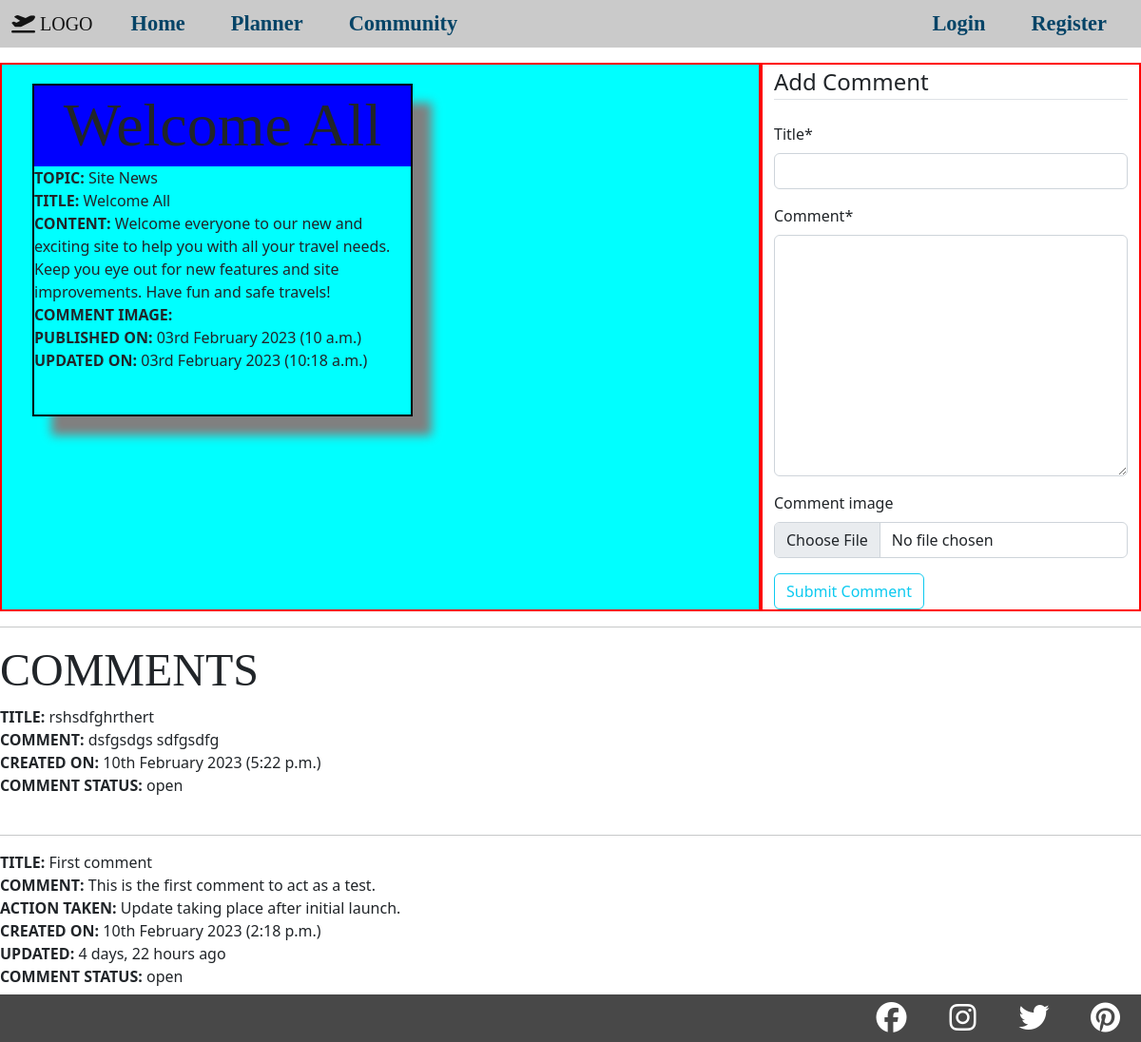
The app's page /updates/1/, older data.
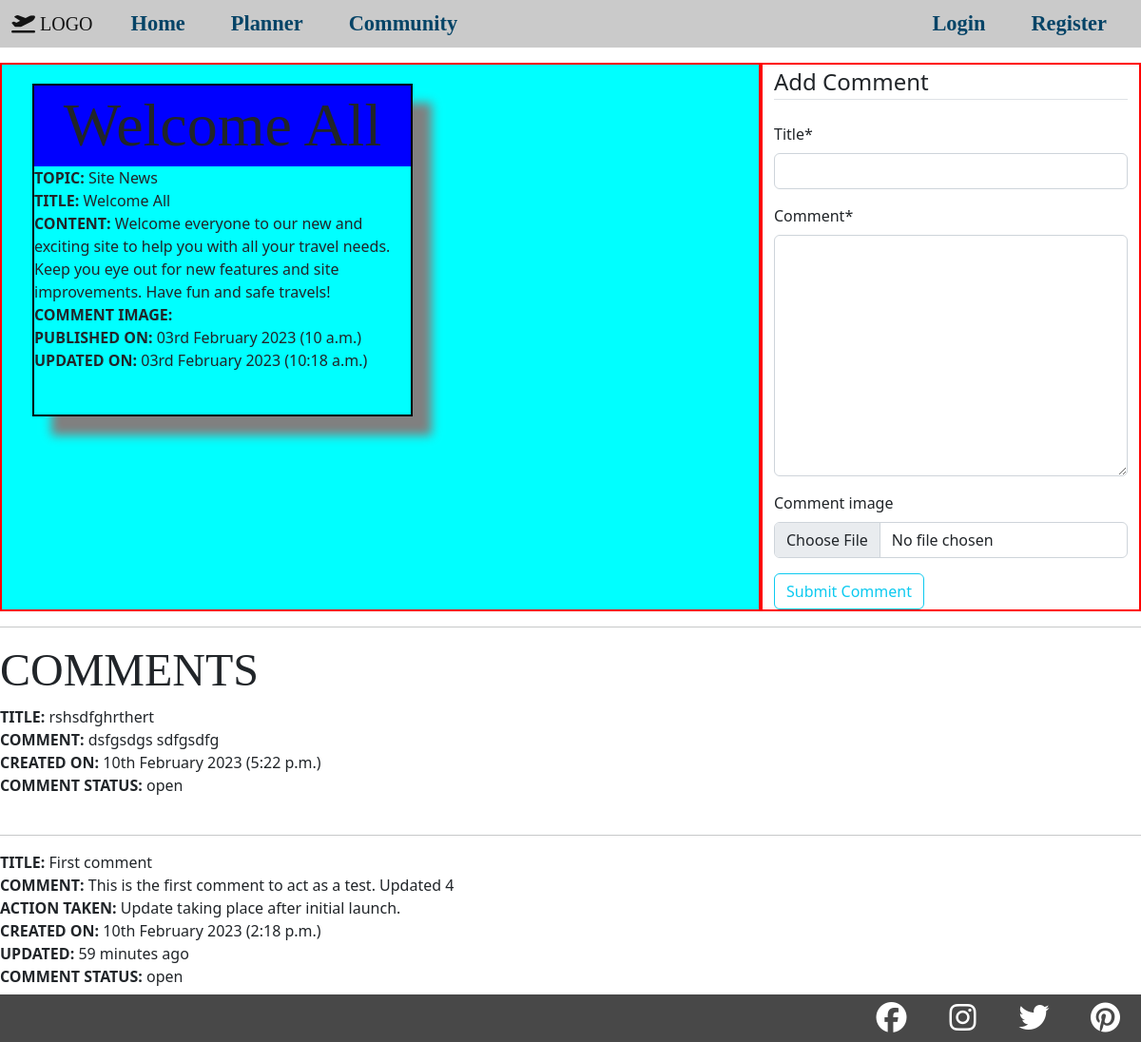
The same page, newer data.
### site_updates/models.py (models this page shows, shortened)
class Update(models.Model):
    topic = models.ForeignKey(UpdateCatagory, on_delete=models.CASCADE)
    title = models.CharField(max_length=100)
    content = models.TextField()
    update_image = models.ImageField(default=None, upload_to='media/update_pics/', blank=True)
    published_on = models.DateTimeField(auto_now_add=True)
    updated_on = models.DateTimeField(auto_now=True)
    status = models.IntegerField(choices=STATUS, default=0)
    class Meta:
        ordering = ('-published_on',)

class UpdateCatagory(models.Model):
    topic_catagory = models.CharField(max_length=100)
    def __str__(self):
        return self.topic_catagory

class UpdateComment(models.Model):
    site_update = models.ForeignKey(Update, on_delete=models.CASCADE)
    author = models.ForeignKey(User, on_delete=models.CASCADE)
    title = models.CharField(max_length=100)
    comment = models.TextField()
    comment_image = models.ImageField(default=None, upload_to='media/comment_pics/', blank=True)
    action_taken = models.TextField(blank=True)
    action_image = models.ImageField(default=None, upload_to='media/comment_pics/', blank=True)
    created_on = models.DateTimeField(auto_now_add=True)
    updated_on = models.DateTimeField(auto_now=True)
    comment_status = models.IntegerField(choices=COMMENT_STATUS, default=0)
    class Meta:
        ordering = ('-created_on',)

### site_updates/views.py (the view, shortened to what this page needs)
# urls.py: path('<int:pk>/', AdminDetailUpdateView.as_view(), name="admin-update-detail"),
class AdminDetailUpdateView(View):
    def get(self, request, pk):
        update_objects = Update.objects.filter(status=1)
        update = get_object_or_404(update_objects, pk=pk)
        comments = UpdateComment.objects.filter(site_update=update)
        for comment in comments:
            a = str(comment.updated_on - comment.created_on)
            if '0:00:00' in a:
                comment.updated_on = None
        return render(
            request,
            "site_updates/admin-update-detail.html",
            {
                "update": update,
                "comments": comments,
                "comment_form": CommentForm()
            }
        )

### site_updates/forms.py
class CommentForm(forms.ModelForm):
    class Meta:
        model = UpdateComment
        fields = ('title', 'comment', 'comment_image')

### site_updates/templates/site_updates/admin-update-detail.html (shortened to what this page needs)
{% extends "home/base.html" %}
{% load crispy_forms_tags %}
{% block content %}
<div class="container-fluid top-div">
    <div class="row">
        <div class="col-12 col-lg-8 test-border info-colour">
            <div class="update-card">
                <div class="update-card-title">
                    <h1 class="m-0 p-1">{{ update.title }}</h1>
                </div>
                <div><strong>TOPIC: </strong>{{ update.topic }}</div>
                <div><strong>TITLE: </strong>{{ update.title }}</div>
                <div><strong>CONTENT: </strong>{{ update.content }}</div>
                {% if update.update_image %}
                    <div><strong>COMMENT IMAGE: </strong><img src="{{ update.update_image.url }}" alt=""></div>
                {% endif %}
                <div><strong>PUBLISHED ON: </strong>{{ update.published_on|date:"dS F Y (P)" }}</div>
                {% if update.updated_on %}
                    <div><strong>UPDATED ON: </strong>{{ update.updated_on|date:"dS F Y (P)" }}</div>
                {% endif %}
            </div>
        </div>
        <div class="col test-border">
            <div class="content-section">
                <form method="POST">
                    <fieldset class="form-group">
                        <legend class="border-bottom mb-4">Add Comment</legend>
                        {{ comment_form|crispy }}
                    </fieldset>
                    <div class="form-group">
                        <button class="btn btn-outline-info" type="submit">Submit Comment</button>
                    </div>
                </form>
            </div>
        </div>
    </div>
</div>
<hr>
<h3>COMMENTS</h3>
{% for comment in comments %}
    <div><strong>TITLE: </strong>{{ comment.title }}</div>
    <div><strong>COMMENT: </strong>{{ comment.comment }}</div>
    {% if comment.action_taken %}
        <div><strong>ACTION TAKEN: </strong>{{ comment.action_taken }}</div>
    {% endif %}
    {% if comment.created_on %}
        <div><strong>CREATED ON: </strong>{{ comment.created_on|date:"dS F Y (P)" }}</div>
    {% endif %}
    {% if comment.updated_on %}
        <div><strong>UPDATED: </strong>{{ comment.updated_on|timesince }} ago</div>
    {% endif %}
    {% if comment.comment_status == 1 %}
        <div><strong>COMMENT STATUS: </strong>closed</div>
    {% else %}
        <div><strong>COMMENT STATUS: </strong>open</div>
    {% endif %}
    <br>
    <hr>
{% endfor %}
{% endblock %}

### home/templates/home/base.html (shortened to what this page needs)
{% load static %}
<!DOCTYPE html>
<html lang="en">
<head>
    <link href="https://cdn.jsdelivr.net/npm/bootstrap@5.2.3/dist/css/bootstrap.min.css" rel="stylesheet">
    <link rel="stylesheet" href="https://cdn.jsdelivr.net/npm/bootstrap-icons@1.10.3/font/bootstrap-icons.css">
    <link rel="stylesheet" href="{% static 'css/main.css' %}">
</head>
<body>
        <section class="navigation">
            <nav class="navbar navbar-expand-lg">
                <div class="container-fluid fixed-top header-grey">
                    <a class="navbar-brand" href="#"><i class="fa-solid fa-plane-departure"></i> LOGO</a>
                    <div class="offcanvas offcanvas-end" data-bs-backdrop="true" tabindex="-1" id="offcanvas" aria-labelledby="offcanvasLabel">
                        <div class="top-box">
                            <div class="offcanvas-body">
                                <div class="navbar-nav mr-auto">
                                    <a class="nav-item nav-link px-lg-4" href="{% url 'travel-home' %}">Home</a>
                                    <a class="nav-item nav-link px-lg-4" href="{% url 'country-map' %}">Planner</a>
                                    <a class="nav-item nav-link px-lg-4" href="#">Community</a>
                                </div>
                                <div class="navbar-nav ms-auto">
                                    {% if user.is_authenticated %}
                                    <a class="nav-item nav-link px-lg-4" href="#">Profile</a>
                                    <a class="nav-item nav-link px-lg-4" href="{% url 'home-logout' %}">Logout</a>
                                    {% else %}
                                    <a class="nav-item nav-link px-lg-4" href="{% url 'home-login' %}">Login</a>
                                    <a class="nav-item nav-link px-lg-4" href="{% url 'home-register' %}">Register</a>
                                    {% endif %}
                                </div>
                            </div>
                        </div>
                    </div>
                </div>
            </nav>
        </section>
        <main class="main-section">
            {% block content %}
            {% endblock %}
        </main>
        <section id="footer">
            <div class="h-100 d-flex justify-content-end">
                <div class="footer-icons"><a href="#"><i class="social-icons fa-brands fa-facebook"></i></a></div>
                <div class="footer-icons"><a href="#"><i class="social-icons fa-brands fa-instagram"></i></a></div>
                <div class="footer-icons"><a href="#"><i class="social-icons fa-brands fa-twitter"></i></a></div>
                <div class="footer-icons"><a href="#"><i class="social-icons fa-brands fa-pinterest"></i></a></div>
            </div>
        </section>
</body>
</html>

### static/css/main.css (style rules this page uses)
* { padding: 0; margin: 0; box-sizing: border-box; }
h1, h2, h3, h4, h5, h6 { font-family: 'Lora', serif; }
a { font-family: 'Lora', serif; }
@media (min-width: 768px) { h1 { font-size: 350%; } }
@media (min-width: 768px) { h3 { font-size: 250%; } }
@media (min-width: 992px) { h1 { font-size: 400%; } }
@media (min-width: 992px) { h3 { font-size: 300%; } }
.offcanvas { background-color: rgb(6, 68, 103); color: rgb(255, 255, 255); z-index: 1500; }
.header-grey { background-color: rgb(202, 202, 202); height: 50px; }
.nav-item { color: rgb(6, 68, 103); font-weight: bold; font-size: 140%; }
.social-icons { font-size: xx-large; }
#footer { position: fixed; height: 50px; background-color: rgb(72, 72, 72); bottom: 0px; left: 0px; right: 0px; margin-bottom: 0px; }
.footer-icons { height: 100%; width: 75px; display: flex; justify-content: center; align-items: center; }
.social-icons { color: white; }
.update-card { width: 400px; border: 1px solid rgb(6, 68, 103); box-shadow: 20px 20px 10px grey; margin: 5px; height: 350px; overflow-y: auto; }

### site_updates/templates/site_updates/admin-update-detail.html (style rules this page uses)
.top-div { margin-top: 50px; }
.test-border { border: 2px solid rgb(255, 0, 0); }
.update-card { margin: 20px; border: 2px solid black; }
.update-card-title { background-color: blue; text-align: center; }
.info-colour { background-color: aqua; }

Row changes from the older to the newer data that the page shows:
changed UpdateComment "First comment": comment "This is the first comment to act as a test." → "This is the first comment to act as a test. Updated 4"; updated_on "4 days, 22 hours" → "59 minutes"
